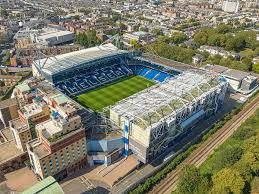
#> input picture pertemuan 5/image.jpeg, 259 x 194 px
$ python WatershedSegmentation.py
#> lines starting #> are read from the running program, lines starting #| are printed output that depends on the picture; after the words box and inside, x2 and y2 are one past the last pixel; in counts of white or black regions, pixels touching at a corner belong together
import cv2
import numpy as np

image = cv2.imread('image.jpeg')
#> image is the input picture: shape (194, 259, 3); mean B, G, R 106.3, 125.9, 127
gray = cv2.cvtColor(image, cv2.COLOR_BGR2GRAY)

ret, thresh = cv2.threshold(gray, 0, 255, cv2.THRESH_BINARY_INV + cv2.THRESH_OTSU)
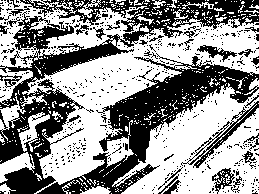
#> thresh: shape (194, 259); 57.4% white; 532 black regions (500 under 20 px), largest, box (x1, y1, x2, y2) and area: (0, 0, 259, 194) 10442, (37, 53, 259, 194) 7306, (181, 101, 259, 168) 690
#> ret = 130

kernel = np.ones((3, 3), np.uint8)
opening = cv2.morphologyEx(thresh, cv2.MORPH_OPEN, kernel, iterations=2)
#> opening: shape (194, 259); 34.6% white; 53 white regions (4 under 20 px), largest, box (x1, y1, x2, y2) and area: (51, 44, 147, 184) 5601, (124, 88, 243, 194) 4044, (178, 109, 259, 194) 1979

sure_bg = cv2.dilate(opening, kernel, iterations=3)
#> sure_bg: shape (194, 259); 56.8% white; 11 black regions (5 under 20 px), largest, box (x1, y1, x2, y2) and area: (0, 0, 259, 194) 20828, (215, 171, 240, 194) 423, (245, 139, 259, 162) 171, (156, 174, 176, 194) 144, (70, 143, 83, 156) 71, (255, 182, 259, 194) 40

dist_transform = cv2.distanceTransform(opening, cv2.DIST_L2, 5)
ret, sure_fg = cv2.threshold(dist_transform, 0.7 * dist_transform.max(), 255, 0)
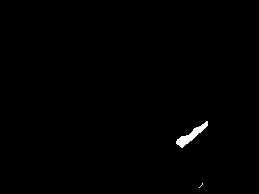
#> sure_fg: shape (194, 259) float32; 0.52% white; 2 white regions (1 under 20 px), largest, box (x1, y1, x2, y2) and area: (176, 121, 208, 148) 257
#> ret = 10.49

sure_fg = np.uint8(sure_fg)
unknown = cv2.subtract(sure_bg, sure_fg)
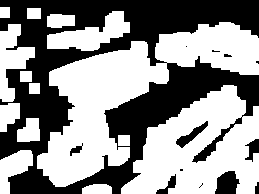
#> unknown: shape (194, 259); 56.3% white; 13 black regions (6 under 20 px), largest, box (x1, y1, x2, y2) and area: (0, 0, 259, 194) 20828, (215, 171, 240, 194) 423, (176, 121, 208, 148) 257

ret, markers = cv2.connectedComponents(sure_fg)
#> markers: shape (194, 259) int32; 3 distinct labels, from 0 to 2
#> ret = 3

markers = markers + 1
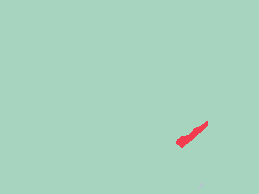
#> markers: shape (194, 259) int32; 3 distinct labels, from 1 to 3; one colour per label, 0 black
markers[unknown == 255] = 0
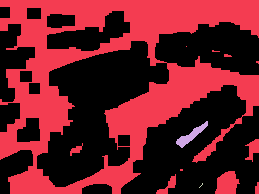
#> markers: shape (194, 259) int32; 4 distinct labels, from 0 to 3; one colour per label, 0 black


markers = cv2.watershed(image, markers)
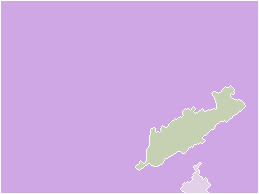
#> markers: shape (194, 259) int32; 4 distinct labels, from -1 to 3; one colour per label, 0 black, -1 white
image[markers == -1] = [255, 0, 0]
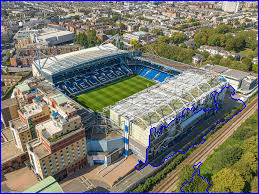
#> image: shape (194, 259, 3); 2.59% of pixels changed, all inside (x1, y1, x2, y2) = (0, 0, 259, 194)

cv2.imshow('Watershed Segmentation', image)
cv2.waitKey()
cv2.destroyAllWindows()
